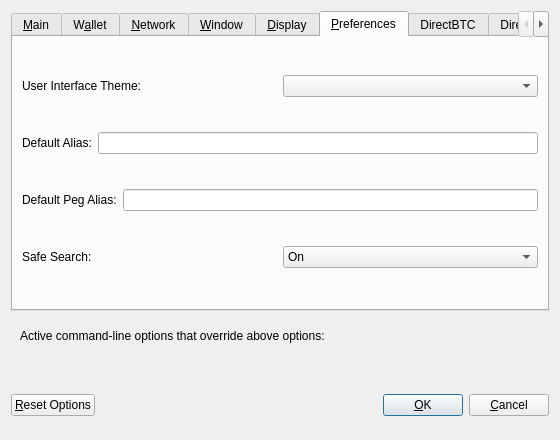
<?xml version="1.0" encoding="UTF-8"?>
<ui version="4.0">
 <class>OptionsDialog</class>
 <widget class="QDialog" name="OptionsDialog">
  <property name="geometry">
   <rect>
    <x>0</x>
    <y>0</y>
    <width>560</width>
    <height>440</height>
   </rect>
  </property>
  <property name="windowTitle">
   <string>Options</string>
  </property>
  <property name="modal">
   <bool>true</bool>
  </property>
  <layout class="QVBoxLayout" name="verticalLayout">
   <item>
    <widget class="QTabWidget" name="tabWidget">
     <property name="currentIndex">
      <number>5</number>
     </property>
     <widget class="QWidget" name="tabMain">
      <attribute name="title">
       <string>&amp;Main</string>
      </attribute>
      <layout class="QVBoxLayout" name="verticalLayout_Main">
       <item>
        <widget class="QCheckBox" name="presidentielcoinAtStartup">
         <property name="toolTip">
          <string>Automatically start Presidentielcoin Core after logging in to the system.</string>
         </property>
         <property name="text">
          <string>&amp;Start Presidentielcoin Core on system login</string>
         </property>
        </widget>
       </item>
       <item>
        <layout class="QHBoxLayout" name="horizontalLayout_2_Main">
         <item>
          <widget class="QLabel" name="databaseCacheLabel">
           <property name="text">
            <string>Size of &amp;database cache</string>
           </property>
           <property name="textFormat">
            <enum>Qt::PlainText</enum>
           </property>
           <property name="buddy">
            <cstring>databaseCache</cstring>
           </property>
          </widget>
         </item>
         <item>
          <widget class="QSpinBox" name="databaseCache"/>
         </item>
         <item>
          <widget class="QLabel" name="databaseCacheUnitLabel">
           <property name="text">
            <string>MB</string>
           </property>
           <property name="textFormat">
            <enum>Qt::PlainText</enum>
           </property>
          </widget>
         </item>
         <item>
          <spacer name="horizontalSpacer_2_Main">
           <property name="orientation">
            <enum>Qt::Horizontal</enum>
           </property>
           <property name="sizeHint" stdset="0">
            <size>
             <width>40</width>
             <height>20</height>
            </size>
           </property>
          </spacer>
         </item>
        </layout>
       </item>
       <item>
        <layout class="QHBoxLayout" name="horizontalLayout_3_Main">
         <item>
          <widget class="QLabel" name="threadsScriptVerifLabel">
           <property name="text">
            <string>Number of script &amp;verification threads</string>
           </property>
           <property name="textFormat">
            <enum>Qt::PlainText</enum>
           </property>
           <property name="buddy">
            <cstring>threadsScriptVerif</cstring>
           </property>
          </widget>
         </item>
         <item>
          <widget class="QSpinBox" name="threadsScriptVerif">
           <property name="toolTip">
            <string>(0 = auto, &lt;0 = leave that many cores free)</string>
           </property>
          </widget>
         </item>
         <item>
          <spacer name="horizontalSpacer_3_Main">
           <property name="orientation">
            <enum>Qt::Horizontal</enum>
           </property>
           <property name="sizeHint" stdset="0">
            <size>
             <width>40</width>
             <height>20</height>
            </size>
           </property>
          </spacer>
         </item>
        </layout>
       </item>
       <item>
        <spacer name="verticalSpacer_Main">
         <property name="orientation">
          <enum>Qt::Vertical</enum>
         </property>
         <property name="sizeHint" stdset="0">
          <size>
           <width>20</width>
           <height>40</height>
          </size>
         </property>
        </spacer>
       </item>
      </layout>
     </widget>
     <widget class="QWidget" name="tabWallet">
      <attribute name="title">
       <string>W&amp;allet</string>
      </attribute>
      <layout class="QVBoxLayout" name="verticalLayout_Wallet">
       <item>
        <widget class="QGroupBox" name="groupBox">
         <property name="title">
          <string>Expert</string>
         </property>
         <layout class="QVBoxLayout" name="verticalLayout_2">
          <item>
           <widget class="QCheckBox" name="coinControlFeatures">
            <property name="toolTip">
             <string>Whether to show coin control features or not.</string>
            </property>
            <property name="text">
             <string>Enable coin &amp;control features</string>
            </property>
           </widget>
          </item>
          <item>
           <widget class="QCheckBox" name="spendZeroConfChange">
            <property name="toolTip">
             <string>If you disable the spending of unconfirmed change, the change from a transaction cannot be used until that transaction has at least one confirmation. This also affects how your balance is computed.</string>
            </property>
            <property name="text">
             <string>&amp;Spend unconfirmed change</string>
            </property>
           </widget>
          </item>
         </layout>
        </widget>
       </item>
       <item>
        <spacer name="verticalSpacer_Wallet">
         <property name="orientation">
          <enum>Qt::Vertical</enum>
         </property>
         <property name="sizeHint" stdset="0">
          <size>
           <width>20</width>
           <height>40</height>
          </size>
         </property>
        </spacer>
       </item>
      </layout>
     </widget>
     <widget class="QWidget" name="tabNetwork">
      <attribute name="title">
       <string>&amp;Network</string>
      </attribute>
      <layout class="QVBoxLayout" name="verticalLayout_Network">
       <item>
        <widget class="QCheckBox" name="mapPortUpnp">
         <property name="toolTip">
          <string>Automatically open the Presidentielcoin client port on the router. This only works when your router supports UPnP and it is enabled.</string>
         </property>
         <property name="text">
          <string>Map port using &amp;UPnP</string>
         </property>
        </widget>
       </item>
       <item>
        <widget class="QCheckBox" name="allowIncoming">
         <property name="toolTip">
          <string>Accept connections from outside</string>
         </property>
         <property name="text">
          <string>Allow incoming connections</string>
         </property>
        </widget>
       </item>
       <item>
        <widget class="QCheckBox" name="connectSocks">
         <property name="toolTip">
          <string>Connect to the Presidentielcoin network through a SOCKS5 proxy.</string>
         </property>
         <property name="text">
          <string>&amp;Connect through SOCKS5 proxy (default proxy):</string>
         </property>
        </widget>
       </item>
       <item>
        <layout class="QHBoxLayout" name="horizontalLayout_1_Network">
         <item>
          <widget class="QLabel" name="proxyIpLabel">
           <property name="text">
            <string>Proxy &amp;IP:</string>
           </property>
           <property name="textFormat">
            <enum>Qt::PlainText</enum>
           </property>
           <property name="buddy">
            <cstring>proxyIp</cstring>
           </property>
          </widget>
         </item>
         <item>
          <widget class="QValidatedLineEdit" name="proxyIp">
           <property name="minimumSize">
            <size>
             <width>140</width>
             <height>0</height>
            </size>
           </property>
           <property name="maximumSize">
            <size>
             <width>140</width>
             <height>16777215</height>
            </size>
           </property>
           <property name="toolTip">
            <string>IP address of the proxy (e.g. IPv4: 127.0.0.1 / IPv6: ::1)</string>
           </property>
          </widget>
         </item>
         <item>
          <widget class="QLabel" name="proxyPortLabel">
           <property name="text">
            <string>&amp;Port:</string>
           </property>
           <property name="textFormat">
            <enum>Qt::PlainText</enum>
           </property>
           <property name="buddy">
            <cstring>proxyPort</cstring>
           </property>
          </widget>
         </item>
         <item>
          <widget class="QLineEdit" name="proxyPort">
           <property name="minimumSize">
            <size>
             <width>55</width>
             <height>0</height>
            </size>
           </property>
           <property name="maximumSize">
            <size>
             <width>55</width>
             <height>16777215</height>
            </size>
           </property>
           <property name="toolTip">
            <string>Port of the proxy (e.g. 9050)</string>
           </property>
          </widget>
         </item>
         <item>
          <spacer name="horizontalSpacer_1_Network">
           <property name="orientation">
            <enum>Qt::Horizontal</enum>
           </property>
           <property name="sizeHint" stdset="0">
            <size>
             <width>40</width>
             <height>20</height>
            </size>
           </property>
          </spacer>
         </item>
        </layout>
       </item>
       <item>
        <layout class="QHBoxLayout" name="horizontalLayout_2_Network">
         <item>
          <widget class="QLabel" name="proxyActiveNets">
           <property name="text">
            <string>Used for reaching peers via:</string>
           </property>
           <property name="textFormat">
            <enum>Qt::PlainText</enum>
           </property>
          </widget>
         </item>
         <item>
          <widget class="QCheckBox" name="proxyReachIPv4">
           <property name="enabled">
            <bool>false</bool>
           </property>
           <property name="toolTip">
            <string>Shows, if the supplied default SOCKS5 proxy is used to reach peers via this network type.</string>
           </property>
           <property name="text">
            <string/>
           </property>
          </widget>
         </item>
         <item>
          <widget class="QLabel" name="proxyReachIPv4Label">
           <property name="text">
            <string>IPv4</string>
           </property>
           <property name="textFormat">
            <enum>Qt::PlainText</enum>
           </property>
          </widget>
         </item>
         <item>
          <widget class="QCheckBox" name="proxyReachIPv6">
           <property name="enabled">
            <bool>false</bool>
           </property>
           <property name="toolTip">
            <string>Shows, if the supplied default SOCKS5 proxy is used to reach peers via this network type.</string>
           </property>
           <property name="text">
            <string/>
           </property>
          </widget>
         </item>
         <item>
          <widget class="QLabel" name="proxyReachIPv6Label">
           <property name="text">
            <string>IPv6</string>
           </property>
           <property name="textFormat">
            <enum>Qt::PlainText</enum>
           </property>
          </widget>
         </item>
         <item>
          <widget class="QCheckBox" name="proxyReachTor">
           <property name="enabled">
            <bool>false</bool>
           </property>
           <property name="toolTip">
            <string>Shows, if the supplied default SOCKS5 proxy is used to reach peers via this network type.</string>
           </property>
           <property name="text">
            <string/>
           </property>
          </widget>
         </item>
         <item>
          <widget class="QLabel" name="proxyReachTorLabel">
           <property name="text">
            <string>Tor</string>
           </property>
           <property name="textFormat">
            <enum>Qt::PlainText</enum>
           </property>
          </widget>
         </item>
         <item>
          <spacer name="horizontalSpacer_2_Network">
           <property name="orientation">
            <enum>Qt::Horizontal</enum>
           </property>
           <property name="sizeHint" stdset="0">
            <size>
             <width>40</width>
             <height>20</height>
            </size>
           </property>
          </spacer>
         </item>
        </layout>
       </item>
       <item>
        <widget class="QCheckBox" name="connectSocksTor">
         <property name="toolTip">
          <string>Connect to the Presidentielcoin network through a separate SOCKS5 proxy for Tor hidden services.</string>
         </property>
         <property name="text">
          <string>Use separate SOCKS5 proxy to reach peers via Tor hidden services:</string>
         </property>
        </widget>
       </item>
       <item>
        <layout class="QHBoxLayout" name="horizontalLayout_3_Network">
         <item>
          <widget class="QLabel" name="proxyIpTorLabel">
           <property name="text">
            <string>Proxy &amp;IP:</string>
           </property>
           <property name="textFormat">
            <enum>Qt::PlainText</enum>
           </property>
           <property name="buddy">
            <cstring>proxyIpTor</cstring>
           </property>
          </widget>
         </item>
         <item>
          <widget class="QValidatedLineEdit" name="proxyIpTor">
           <property name="minimumSize">
            <size>
             <width>140</width>
             <height>0</height>
            </size>
           </property>
           <property name="maximumSize">
            <size>
             <width>140</width>
             <height>16777215</height>
            </size>
           </property>
           <property name="toolTip">
            <string>IP address of the proxy (e.g. IPv4: 127.0.0.1 / IPv6: ::1)</string>
           </property>
          </widget>
         </item>
         <item>
          <widget class="QLabel" name="proxyPortTorLabel">
           <property name="text">
            <string>&amp;Port:</string>
           </property>
           <property name="textFormat">
            <enum>Qt::PlainText</enum>
           </property>
           <property name="buddy">
            <cstring>proxyPortTor</cstring>
           </property>
          </widget>
         </item>
         <item>
          <widget class="QLineEdit" name="proxyPortTor">
           <property name="minimumSize">
            <size>
             <width>55</width>
             <height>0</height>
            </size>
           </property>
           <property name="maximumSize">
            <size>
             <width>55</width>
             <height>16777215</height>
            </size>
           </property>
           <property name="toolTip">
            <string>Port of the proxy (e.g. 9050)</string>
           </property>
          </widget>
         </item>
         <item>
          <spacer name="horizontalSpacer_4_Network">
           <property name="orientation">
            <enum>Qt::Horizontal</enum>
           </property>
           <property name="sizeHint" stdset="0">
            <size>
             <width>40</width>
             <height>20</height>
            </size>
           </property>
          </spacer>
         </item>
        </layout>
       </item>
       <item>
        <spacer name="verticalSpacer_Network">
         <property name="orientation">
          <enum>Qt::Vertical</enum>
         </property>
         <property name="sizeHint" stdset="0">
          <size>
           <width>20</width>
           <height>40</height>
          </size>
         </property>
        </spacer>
       </item>
      </layout>
     </widget>
     <widget class="QWidget" name="tabWindow">
      <attribute name="title">
       <string>&amp;Window</string>
      </attribute>
      <layout class="QVBoxLayout" name="verticalLayout_Window">
       <item>
        <widget class="QCheckBox" name="hideTrayIcon">
         <property name="toolTip">
          <string>&amp;Hide the icon from the system tray.</string>
         </property>
         <property name="text">
          <string>Hide tray icon</string>
         </property>
        </widget>
       </item>
       <item>
        <widget class="QCheckBox" name="minimizeToTray">
         <property name="toolTip">
          <string>Show only a tray icon after minimizing the window.</string>
         </property>
         <property name="text">
          <string>&amp;Minimize to the tray instead of the taskbar</string>
         </property>
        </widget>
       </item>
       <item>
        <widget class="QCheckBox" name="minimizeOnClose">
         <property name="toolTip">
          <string>Minimize instead of exit the application when the window is closed. When this option is enabled, the application will be closed only after selecting Exit in the menu.</string>
         </property>
         <property name="text">
          <string>M&amp;inimize on close</string>
         </property>
        </widget>
       </item>
       <item>
        <spacer name="verticalSpacer_Window">
         <property name="orientation">
          <enum>Qt::Vertical</enum>
         </property>
         <property name="sizeHint" stdset="0">
          <size>
           <width>20</width>
           <height>40</height>
          </size>
         </property>
        </spacer>
       </item>
      </layout>
     </widget>
     <widget class="QWidget" name="tabDisplay">
      <attribute name="title">
       <string>&amp;Display</string>
      </attribute>
      <layout class="QVBoxLayout" name="verticalLayout_Display">
       <item>
        <layout class="QHBoxLayout" name="horizontalLayout_1_Display">
         <item>
          <widget class="QLabel" name="langLabel">
           <property name="text">
            <string>User Interface &amp;language:</string>
           </property>
           <property name="textFormat">
            <enum>Qt::PlainText</enum>
           </property>
           <property name="buddy">
            <cstring>lang</cstring>
           </property>
          </widget>
         </item>
         <item>
          <widget class="QValueComboBox" name="lang">
           <property name="toolTip">
            <string>The user interface language can be set here. This setting will take effect after restarting Presidentielcoin Core.</string>
           </property>
          </widget>
         </item>
        </layout>
       </item>
       <item>
        <layout class="QHBoxLayout" name="horizontalLayout_2_Display">
         <item>
          <widget class="QLabel" name="unitLabel">
           <property name="text">
            <string>&amp;Unit to show amounts in:</string>
           </property>
           <property name="textFormat">
            <enum>Qt::PlainText</enum>
           </property>
           <property name="buddy">
            <cstring>unit</cstring>
           </property>
          </widget>
         </item>
         <item>
          <widget class="QValueComboBox" name="unit">
           <property name="toolTip">
            <string>Choose the default subdivision unit to show in the interface and when sending coins.</string>
           </property>
          </widget>
         </item>
        </layout>
       </item>
       <item>
        <layout class="QHBoxLayout" name="horizontalLayout_3_Display">
         <item>
          <widget class="QLabel" name="thirdPartyTxUrlsLabel">
           <property name="toolTip">
            <string>Third party URLs (e.g. a block explorer) that appear in the transactions tab as context menu items. %s in the URL is replaced by transaction hash. Multiple URLs are separated by vertical bar |.</string>
           </property>
           <property name="text">
            <string>Third party transaction URLs</string>
           </property>
           <property name="buddy">
            <cstring>thirdPartyTxUrls</cstring>
           </property>
          </widget>
         </item>
         <item>
          <widget class="QLineEdit" name="thirdPartyTxUrls">
           <property name="toolTip">
            <string>Third party URLs (e.g. a block explorer) that appear in the transactions tab as context menu items. %s in the URL is replaced by transaction hash. Multiple URLs are separated by vertical bar |.</string>
           </property>
          </widget>
         </item>
        </layout>
       </item>
       <item>
        <spacer name="verticalSpacer_Display">
         <property name="orientation">
          <enum>Qt::Vertical</enum>
         </property>
         <property name="sizeHint" stdset="0">
          <size>
           <width>20</width>
           <height>40</height>
          </size>
         </property>
        </spacer>
       </item>
      </layout>
     </widget>
     <widget class="QWidget" name="tabPresidentielcoin">
      <attribute name="title">
       <string>&amp;Preferences</string>
      </attribute>
      <layout class="QVBoxLayout" name="verticalLayout_3">
       <item>
        <layout class="QHBoxLayout" name="horizontalLayout_4_Pref">
         <item>
          <widget class="QLabel" name="themeLabel">
           <property name="text">
            <string>User Interface Theme:</string>
           </property>
          </widget>
         </item>
         <item>
          <widget class="QComboBox" name="theme">
           <property name="toolTip">
            <string>The user interface theme can be set here. This setting will take effect after restarting Presidentielcoin Core.</string>
           </property>
          </widget>
         </item>
        </layout>
       </item>
       <item>
        <layout class="QHBoxLayout" name="horizontalLayout_Pref">
         <item>
          <widget class="QLabel" name="labelDefaultAlias">
           <property name="text">
            <string>Default Alias:</string>
           </property>
          </widget>
         </item>
         <item>
          <widget class="QLineEdit" name="defaultAlias"/>
         </item>
        </layout>
       </item>
       <item>
        <layout class="QHBoxLayout" name="horizontalLayout_4_Pref_2">
         <item>
          <widget class="QLabel" name="labelDefaultPeg">
           <property name="text">
            <string>Default Peg Alias:</string>
           </property>
          </widget>
         </item>
         <item>
          <widget class="QLineEdit" name="defaultPegAlias"/>
         </item>
        </layout>
       </item>
       <item>
        <layout class="QHBoxLayout" name="horizontalLayout_6_Pref">
         <item>
          <widget class="QLabel" name="labelSafeSearch">
           <property name="text">
            <string>Safe Search:</string>
           </property>
          </widget>
         </item>
         <item>
          <widget class="QComboBox" name="safeSearch">
           <item>
            <property name="text">
             <string>On</string>
            </property>
           </item>
           <item>
            <property name="text">
             <string>Off</string>
            </property>
           </item>
          </widget>
         </item>
        </layout>
       </item>
      </layout>
     </widget>
     <widget class="QWidget" name="tabDirectBTC">
      <attribute name="title">
       <string>DirectBTC</string>
      </attribute>
      <layout class="QVBoxLayout" name="verticalLayout_5">
       <item>
        <layout class="QHBoxLayout" name="horizontalLayout_Pref_3">
         <item>
          <widget class="QLabel" name="labelBTCEndPoint">
           <property name="text">
            <string>BTC End Point:</string>
           </property>
          </widget>
         </item>
         <item>
          <widget class="QLineEdit" name="btcEndPoint"/>
         </item>
        </layout>
       </item>
       <item>
        <layout class="QHBoxLayout" name="horizontalLayout_4_Pref_5">
         <item>
          <widget class="QLabel" name="labelBTCLogin">
           <property name="text">
            <string>BTC RPC Login:</string>
           </property>
          </widget>
         </item>
         <item>
          <widget class="QLineEdit" name="btcRPCLogin"/>
         </item>
        </layout>
       </item>
       <item>
        <layout class="QHBoxLayout" name="horizontalLayout_4_Pref_4">
         <item>
          <widget class="QLabel" name="labelBTCPassword">
           <property name="text">
            <string>BTC RPC Password:</string>
           </property>
          </widget>
         </item>
         <item>
          <widget class="QLineEdit" name="btcRPCPassword"/>
         </item>
        </layout>
       </item>
       <item>
        <widget class="QPushButton" name="testBTCButton">
         <property name="text">
          <string>Test Connection</string>
         </property>
        </widget>
       </item>
      </layout>
     </widget>
     <widget class="QWidget" name="tabDirectZEC">
      <attribute name="title">
       <string>DirectZEC</string>
      </attribute>
      <layout class="QVBoxLayout" name="verticalLayout_6">
       <item>
        <layout class="QHBoxLayout" name="horizontalLayout_Pref_4">
         <item>
          <widget class="QLabel" name="labelZECEndPoint">
           <property name="text">
            <string>ZEC End Point:</string>
           </property>
          </widget>
         </item>
         <item>
          <widget class="QLineEdit" name="zecEndPoint"/>
         </item>
        </layout>
       </item>
       <item>
        <layout class="QHBoxLayout" name="horizontalLayout_4_Pref_7">
         <item>
          <widget class="QLabel" name="labelZECLogin">
           <property name="text">
            <string>ZEC RPC Login:</string>
           </property>
          </widget>
         </item>
         <item>
          <widget class="QLineEdit" name="zecRPCLogin"/>
         </item>
        </layout>
       </item>
       <item>
        <layout class="QHBoxLayout" name="horizontalLayout_4_Pref_6">
         <item>
          <widget class="QLabel" name="labelZECRPCPassword">
           <property name="text">
            <string>ZEC RPC Password:</string>
           </property>
          </widget>
         </item>
         <item>
          <widget class="QLineEdit" name="zecRPCPassword"/>
         </item>
        </layout>
       </item>
       <item>
        <widget class="QPushButton" name="testZECButton">
         <property name="text">
          <string>Test Connection</string>
         </property>
        </widget>
       </item>
      </layout>
     </widget>
    </widget>
   </item>
   <item>
    <widget class="QFrame" name="frame">
     <layout class="QVBoxLayout" name="verticalLayout_Bottom">
      <item>
       <layout class="QHBoxLayout" name="horizontalLayout_Bottom">
        <item>
         <widget class="QLabel" name="overriddenByCommandLineInfoLabel">
          <property name="text">
           <string>Active command-line options that override above options:</string>
          </property>
          <property name="textFormat">
           <enum>Qt::PlainText</enum>
          </property>
         </widget>
        </item>
        <item>
         <spacer name="horizontalSpacer_Bottom">
          <property name="orientation">
           <enum>Qt::Horizontal</enum>
          </property>
          <property name="sizeHint" stdset="0">
           <size>
            <width>40</width>
            <height>20</height>
           </size>
          </property>
         </spacer>
        </item>
       </layout>
      </item>
      <item>
       <widget class="QLabel" name="overriddenByCommandLineLabel">
        <property name="text">
         <string/>
        </property>
        <property name="textFormat">
         <enum>Qt::PlainText</enum>
        </property>
        <property name="wordWrap">
         <bool>true</bool>
        </property>
       </widget>
      </item>
     </layout>
    </widget>
   </item>
   <item>
    <layout class="QHBoxLayout" name="horizontalLayout_Buttons">
     <item>
      <widget class="QPushButton" name="resetButton">
       <property name="toolTip">
        <string>Reset all client options to default.</string>
       </property>
       <property name="text">
        <string>&amp;Reset Options</string>
       </property>
       <property name="autoDefault">
        <bool>false</bool>
       </property>
      </widget>
     </item>
     <item>
      <spacer name="horizontalSpacer_1">
       <property name="orientation">
        <enum>Qt::Horizontal</enum>
       </property>
       <property name="sizeHint" stdset="0">
        <size>
         <width>40</width>
         <height>48</height>
        </size>
       </property>
      </spacer>
     </item>
     <item>
      <widget class="QLabel" name="statusLabel">
       <property name="minimumSize">
        <size>
         <width>200</width>
         <height>0</height>
        </size>
       </property>
       <property name="font">
        <font>
         <weight>75</weight>
         <bold>true</bold>
        </font>
       </property>
       <property name="text">
        <string/>
       </property>
       <property name="textFormat">
        <enum>Qt::PlainText</enum>
       </property>
       <property name="wordWrap">
        <bool>true</bool>
       </property>
      </widget>
     </item>
     <item>
      <spacer name="horizontalSpacer_2">
       <property name="orientation">
        <enum>Qt::Horizontal</enum>
       </property>
       <property name="sizeHint" stdset="0">
        <size>
         <width>40</width>
         <height>48</height>
        </size>
       </property>
      </spacer>
     </item>
     <item>
      <widget class="QPushButton" name="okButton">
       <property name="text">
        <string>&amp;OK</string>
       </property>
       <property name="autoDefault">
        <bool>false</bool>
       </property>
       <property name="default">
        <bool>true</bool>
       </property>
      </widget>
     </item>
     <item>
      <widget class="QPushButton" name="cancelButton">
       <property name="text">
        <string>&amp;Cancel</string>
       </property>
       <property name="autoDefault">
        <bool>false</bool>
       </property>
      </widget>
     </item>
    </layout>
   </item>
  </layout>
 </widget>
 <customwidgets>
  <customwidget>
   <class>QValidatedLineEdit</class>
   <extends>QLineEdit</extends>
   <header>qvalidatedlineedit.h</header>
  </customwidget>
  <customwidget>
   <class>QValueComboBox</class>
   <extends>QComboBox</extends>
   <header>qvaluecombobox.h</header>
  </customwidget>
 </customwidgets>
 <resources/>
 <connections/>
</ui>
